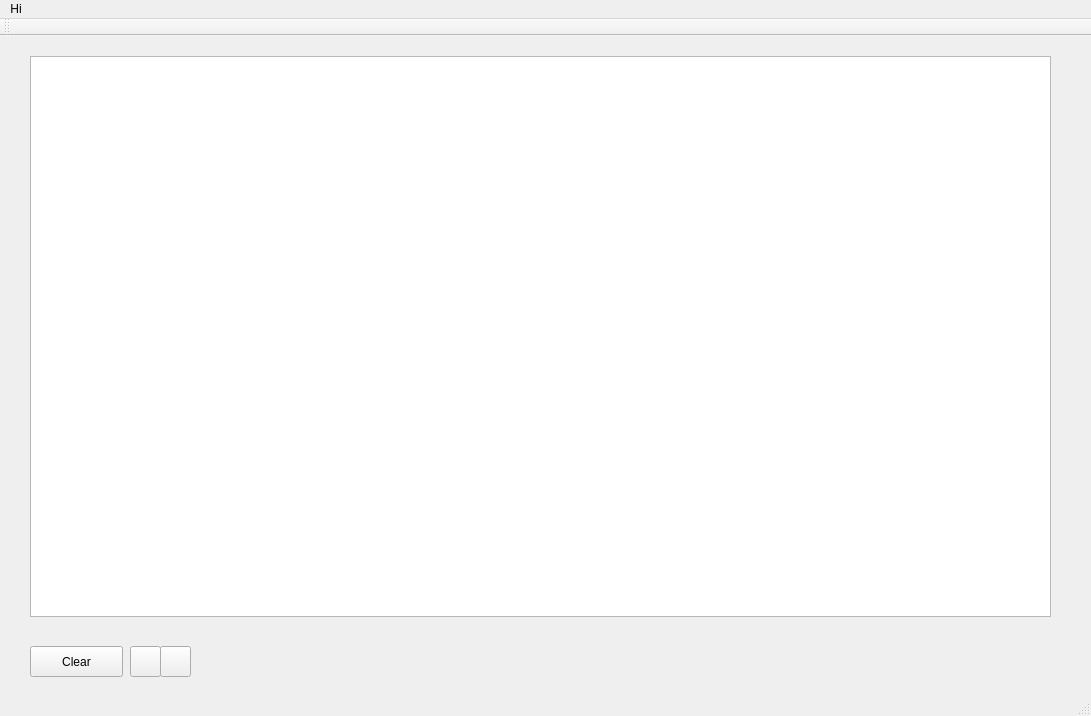
<?xml version="1.0" encoding="UTF-8"?>
<ui version="4.0">
 <class>QtGraphAppClass</class>
 <widget class="QMainWindow" name="QtGraphAppClass">
  <property name="geometry">
   <rect>
    <x>0</x>
    <y>0</y>
    <width>1091</width>
    <height>716</height>
   </rect>
  </property>
  <property name="windowTitle">
   <string>QtGraphApp</string>
  </property>
  <widget class="QWidget" name="centralWidget">
   <widget class="GraphView" name="graphScreen">
    <property name="geometry">
     <rect>
      <x>30</x>
      <y>20</y>
      <width>1021</width>
      <height>561</height>
     </rect>
    </property>
    <property name="mouseTracking">
     <bool>true</bool>
    </property>
   </widget>
   <widget class="QPushButton" name="clearButton">
    <property name="geometry">
     <rect>
      <x>30</x>
      <y>610</y>
      <width>93</width>
      <height>31</height>
     </rect>
    </property>
    <property name="text">
     <string>Clear</string>
    </property>
   </widget>
   <widget class="QLabel" name="xPos">
    <property name="geometry">
     <rect>
      <x>220</x>
      <y>620</y>
      <width>171</width>
      <height>16</height>
     </rect>
    </property>
    <property name="text">
     <string/>
    </property>
   </widget>
   <widget class="QLabel" name="yPos">
    <property name="geometry">
     <rect>
      <x>570</x>
      <y>610</y>
      <width>181</width>
      <height>16</height>
     </rect>
    </property>
    <property name="text">
     <string/>
    </property>
   </widget>
   <widget class="QPushButton" name="buttonNewNode">
    <property name="geometry">
     <rect>
      <x>130</x>
      <y>610</y>
      <width>31</width>
      <height>31</height>
     </rect>
    </property>
    <property name="styleSheet">
     <string notr="true">selection-background-color: rgb(90, 90, 90);</string>
    </property>
    <property name="text">
     <string/>
    </property>
    <property name="icon">
     <iconset resource="qtgraphapp.qrc">
      <normaloff>:/QtGraphApp/Resources/NewNodeIconTransparent.png</normaloff>:/QtGraphApp/Resources/NewNodeIconTransparent.png</iconset>
    </property>
    <property name="checkable">
     <bool>true</bool>
    </property>
    <property name="checked">
     <bool>false</bool>
    </property>
   </widget>
   <widget class="QPushButton" name="buttonConnection">
    <property name="geometry">
     <rect>
      <x>160</x>
      <y>610</y>
      <width>31</width>
      <height>31</height>
     </rect>
    </property>
    <property name="styleSheet">
     <string notr="true">selection-background-color: rgb(90, 90, 90);</string>
    </property>
    <property name="text">
     <string/>
    </property>
    <property name="icon">
     <iconset resource="qtgraphapp.qrc">
      <normaloff>:/QtGraphApp/Resources/NewConnectionIcon.png</normaloff>:/QtGraphApp/Resources/NewConnectionIcon.png</iconset>
    </property>
    <property name="checkable">
     <bool>true</bool>
    </property>
   </widget>
  </widget>
  <widget class="QMenuBar" name="menuBar">
   <property name="geometry">
    <rect>
     <x>0</x>
     <y>0</y>
     <width>1091</width>
     <height>26</height>
    </rect>
   </property>
   <widget class="QMenu" name="menuHi">
    <property name="title">
     <string>Hi</string>
    </property>
   </widget>
   <addaction name="menuHi"/>
  </widget>
  <widget class="QToolBar" name="mainToolBar">
   <attribute name="toolBarArea">
    <enum>TopToolBarArea</enum>
   </attribute>
   <attribute name="toolBarBreak">
    <bool>false</bool>
   </attribute>
  </widget>
  <widget class="QStatusBar" name="statusBar"/>
 </widget>
 <layoutdefault spacing="6" margin="11"/>
 <customwidgets>
  <customwidget>
   <class>GraphView</class>
   <extends>QGraphicsView</extends>
   <header>graphview.h</header>
  </customwidget>
 </customwidgets>
 <resources>
  <include location="qtgraphapp.qrc"/>
 </resources>
 <connections/>
</ui>
